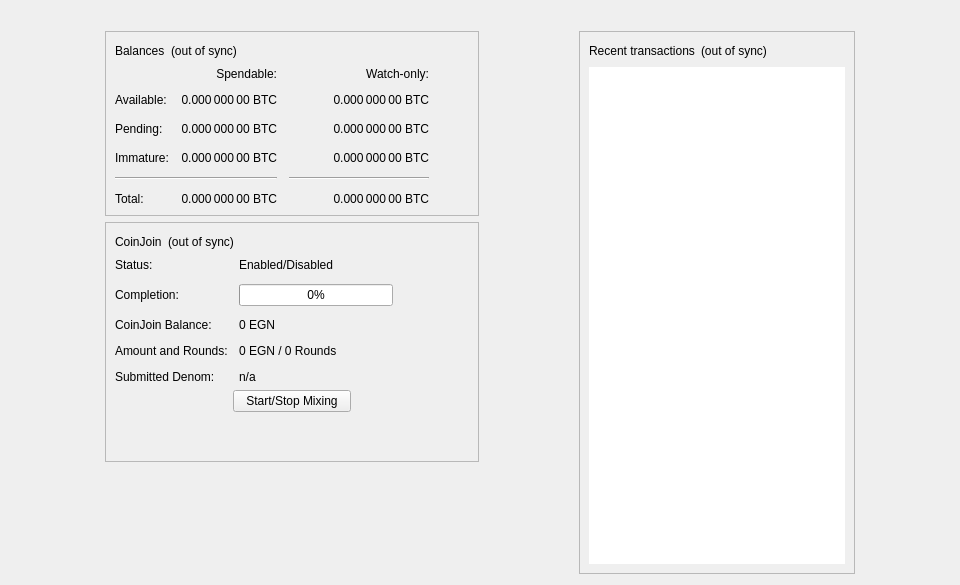
<?xml version="1.0" encoding="UTF-8"?>
<ui version="4.0">
 <class>OverviewPage</class>
 <widget class="QWidget" name="OverviewPage">
  <property name="geometry">
   <rect>
    <x>0</x>
    <y>0</y>
    <width>960</width>
    <height>585</height>
   </rect>
  </property>
  <property name="minimumSize">
   <size>
    <width>960</width>
    <height>0</height>
   </size>
  </property>
  <property name="windowTitle">
   <string>Form</string>
  </property>
  <layout class="QVBoxLayout" name="topLayout">
   <item>
    <widget class="QLabel" name="labelAlerts">
     <property name="visible">
      <bool>false</bool>
     </property>
     <property name="wordWrap">
      <bool>true</bool>
     </property>
     <property name="margin">
      <number>3</number>
     </property>
     <property name="textInteractionFlags">
      <set>Qt::TextSelectableByMouse</set>
     </property>
    </widget>
   </item>
   <item>
    <layout class="QHBoxLayout" name="horizontalLayout" stretch="1,0,1,0,1">
     <item>
      <spacer name="horizontalSpacerLeft">
       <property name="orientation">
        <enum>Qt::Horizontal</enum>
       </property>
       <property name="sizeType">
        <enum>QSizePolicy::Preferred</enum>
       </property>
       <property name="sizeHint" stdset="0">
        <size>
         <width>10</width>
         <height>20</height>
        </size>
       </property>
      </spacer>
     </item>
     <item>
      <layout class="QVBoxLayout" name="verticalLayout_2">
       <item>
        <widget class="QFrame" name="frame">
         <property name="frameShape">
          <enum>QFrame::StyledPanel</enum>
         </property>
         <property name="frameShadow">
          <enum>QFrame::Raised</enum>
         </property>
         <layout class="QVBoxLayout" name="verticalLayout_4">
          <item>
           <layout class="QHBoxLayout" name="horizontalLayout_4">
            <item>
             <widget class="QLabel" name="label_5">
              <property name="text">
               <string>Balances</string>
              </property>
             </widget>
            </item>
            <item>
             <widget class="QLabel" name="labelWalletStatus">
              <property name="toolTip">
               <string>The displayed information may be out of date. Your wallet automatically synchronizes with the EGamingCoin network after a connection is established, but this process has not completed yet.</string>
              </property>
              <property name="text">
               <string notr="true">(out of sync)</string>
              </property>
              <property name="alignment">
               <set>Qt::AlignLeading|Qt::AlignLeft|Qt::AlignVCenter</set>
              </property>
             </widget>
            </item>
            <item>
             <spacer name="horizontalSpacer_3">
              <property name="orientation">
               <enum>Qt::Horizontal</enum>
              </property>
              <property name="sizeHint" stdset="0">
               <size>
                <width>40</width>
                <height>20</height>
               </size>
              </property>
             </spacer>
            </item>
           </layout>
          </item>
          <item>
           <layout class="QGridLayout" name="gridLayout">
            <property name="spacing">
             <number>12</number>
            </property>
            <item row="2" column="2">
             <widget class="QLabel" name="labelWatchPending">
              <property name="cursor">
               <cursorShape>IBeamCursor</cursorShape>
              </property>
              <property name="toolTip">
               <string>Unconfirmed transactions to watch-only addresses</string>
              </property>
              <property name="text">
               <string notr="true">0.000 000 00 BTC</string>
              </property>
              <property name="alignment">
               <set>Qt::AlignRight|Qt::AlignTrailing|Qt::AlignVCenter</set>
              </property>
              <property name="textInteractionFlags">
               <set>Qt::LinksAccessibleByMouse|Qt::TextSelectableByKeyboard|Qt::TextSelectableByMouse</set>
              </property>
             </widget>
            </item>
            <item row="2" column="1">
             <widget class="QLabel" name="labelUnconfirmed">
              <property name="cursor">
               <cursorShape>IBeamCursor</cursorShape>
              </property>
              <property name="toolTip">
               <string>Total of transactions that have yet to be confirmed, and do not yet count toward the spendable balance</string>
              </property>
              <property name="text">
               <string notr="true">0.000 000 00 BTC</string>
              </property>
              <property name="alignment">
               <set>Qt::AlignRight|Qt::AlignTrailing|Qt::AlignVCenter</set>
              </property>
              <property name="textInteractionFlags">
               <set>Qt::LinksAccessibleByMouse|Qt::TextSelectableByKeyboard|Qt::TextSelectableByMouse</set>
              </property>
             </widget>
            </item>
            <item row="3" column="2">
             <widget class="QLabel" name="labelWatchImmature">
              <property name="cursor">
               <cursorShape>IBeamCursor</cursorShape>
              </property>
              <property name="toolTip">
               <string>Mined balance in watch-only addresses that has not yet matured</string>
              </property>
              <property name="text">
               <string notr="true">0.000 000 00 BTC</string>
              </property>
              <property name="alignment">
               <set>Qt::AlignRight|Qt::AlignTrailing|Qt::AlignVCenter</set>
              </property>
              <property name="textInteractionFlags">
               <set>Qt::LinksAccessibleByMouse|Qt::TextSelectableByKeyboard|Qt::TextSelectableByMouse</set>
              </property>
             </widget>
            </item>
            <item row="4" column="0" colspan="2">
             <widget class="Line" name="lineSpendableBalance">
              <property name="orientation">
               <enum>Qt::Horizontal</enum>
              </property>
             </widget>
            </item>
            <item row="4" column="2">
             <widget class="Line" name="lineWatchBalance">
              <property name="sizePolicy">
               <sizepolicy hsizetype="Preferred" vsizetype="Fixed">
                <horstretch>0</horstretch>
                <verstretch>0</verstretch>
               </sizepolicy>
              </property>
              <property name="minimumSize">
               <size>
                <width>140</width>
                <height>0</height>
               </size>
              </property>
              <property name="orientation">
               <enum>Qt::Horizontal</enum>
              </property>
             </widget>
            </item>
            <item row="5" column="0">
             <widget class="QLabel" name="labelTotalText">
              <property name="text">
               <string>Total:</string>
              </property>
             </widget>
            </item>
            <item row="3" column="1">
             <widget class="QLabel" name="labelImmature">
              <property name="cursor">
               <cursorShape>IBeamCursor</cursorShape>
              </property>
              <property name="toolTip">
               <string>Mined balance that has not yet matured</string>
              </property>
              <property name="text">
               <string notr="true">0.000 000 00 BTC</string>
              </property>
              <property name="alignment">
               <set>Qt::AlignRight|Qt::AlignTrailing|Qt::AlignVCenter</set>
              </property>
              <property name="textInteractionFlags">
               <set>Qt::LinksAccessibleByMouse|Qt::TextSelectableByKeyboard|Qt::TextSelectableByMouse</set>
              </property>
             </widget>
            </item>
            <item row="2" column="3">
             <spacer name="horizontalSpacer_2">
              <property name="orientation">
               <enum>Qt::Horizontal</enum>
              </property>
              <property name="sizeHint" stdset="0">
               <size>
                <width>40</width>
                <height>20</height>
               </size>
              </property>
             </spacer>
            </item>
            <item row="3" column="0">
             <widget class="QLabel" name="labelImmatureText">
              <property name="text">
               <string>Immature:</string>
              </property>
             </widget>
            </item>
            <item row="5" column="1">
             <widget class="QLabel" name="labelTotal">
              <property name="cursor">
               <cursorShape>IBeamCursor</cursorShape>
              </property>
              <property name="toolTip">
               <string>Your current total balance</string>
              </property>
              <property name="text">
               <string notr="true">0.000 000 00 BTC</string>
              </property>
              <property name="alignment">
               <set>Qt::AlignRight|Qt::AlignTrailing|Qt::AlignVCenter</set>
              </property>
              <property name="textInteractionFlags">
               <set>Qt::LinksAccessibleByMouse|Qt::TextSelectableByKeyboard|Qt::TextSelectableByMouse</set>
              </property>
             </widget>
            </item>
            <item row="5" column="2">
             <widget class="QLabel" name="labelWatchTotal">
              <property name="cursor">
               <cursorShape>IBeamCursor</cursorShape>
              </property>
              <property name="toolTip">
               <string>Current total balance in watch-only addresses</string>
              </property>
              <property name="text">
               <string notr="true">0.000 000 00 BTC</string>
              </property>
              <property name="alignment">
               <set>Qt::AlignRight|Qt::AlignTrailing|Qt::AlignVCenter</set>
              </property>
              <property name="textInteractionFlags">
               <set>Qt::LinksAccessibleByMouse|Qt::TextSelectableByKeyboard|Qt::TextSelectableByMouse</set>
              </property>
             </widget>
            </item>
            <item row="0" column="2">
             <widget class="QLabel" name="labelWatchonly">
              <property name="text">
               <string>Watch-only:</string>
              </property>
              <property name="alignment">
               <set>Qt::AlignRight|Qt::AlignTrailing|Qt::AlignVCenter</set>
              </property>
             </widget>
            </item>
            <item row="1" column="0">
             <widget class="QLabel" name="labelBalanceText">
              <property name="text">
               <string>Available:</string>
              </property>
             </widget>
            </item>
            <item row="1" column="1">
             <widget class="QLabel" name="labelBalance">
              <property name="cursor">
               <cursorShape>IBeamCursor</cursorShape>
              </property>
              <property name="toolTip">
               <string>Your current spendable balance</string>
              </property>
              <property name="text">
               <string notr="true">0.000 000 00 BTC</string>
              </property>
              <property name="alignment">
               <set>Qt::AlignRight|Qt::AlignTrailing|Qt::AlignVCenter</set>
              </property>
              <property name="textInteractionFlags">
               <set>Qt::LinksAccessibleByMouse|Qt::TextSelectableByKeyboard|Qt::TextSelectableByMouse</set>
              </property>
             </widget>
            </item>
            <item row="1" column="2">
             <widget class="QLabel" name="labelWatchAvailable">
              <property name="cursor">
               <cursorShape>IBeamCursor</cursorShape>
              </property>
              <property name="toolTip">
               <string>Your current balance in watch-only addresses</string>
              </property>
              <property name="text">
               <string notr="true">0.000 000 00 BTC</string>
              </property>
              <property name="alignment">
               <set>Qt::AlignRight|Qt::AlignTrailing|Qt::AlignVCenter</set>
              </property>
              <property name="textInteractionFlags">
               <set>Qt::LinksAccessibleByMouse|Qt::TextSelectableByKeyboard|Qt::TextSelectableByMouse</set>
              </property>
             </widget>
            </item>
            <item row="2" column="0">
             <widget class="QLabel" name="labelPendingText">
              <property name="text">
               <string>Pending:</string>
              </property>
             </widget>
            </item>
            <item row="0" column="1">
             <widget class="QLabel" name="labelSpendable">
              <property name="text">
               <string>Spendable:</string>
              </property>
              <property name="alignment">
               <set>Qt::AlignRight|Qt::AlignTrailing|Qt::AlignVCenter</set>
              </property>
             </widget>
            </item>
           </layout>
          </item>
         </layout>
        </widget>
       </item>
       <item>
        <widget class="QFrame" name="frameCoinJoin">
         <property name="layoutDirection">
          <enum>Qt::LeftToRight</enum>
         </property>
         <property name="frameShape">
          <enum>QFrame::StyledPanel</enum>
         </property>
         <property name="frameShadow">
          <enum>QFrame::Raised</enum>
         </property>
         <layout class="QVBoxLayout" name="VerticalLayout_PS1">
          <item>
           <layout class="QHBoxLayout" name="horizontalLayout_5">
            <item>
             <widget class="QLabel" name="labelCoinJoinHeader">
              <property name="text">
               <string notr="true">CoinJoin</string>
              </property>
             </widget>
            </item>
            <item>
             <widget class="QLabel" name="labelCoinJoinSyncStatus">
              <property name="toolTip">
               <string>The displayed information may be out of date. Your wallet automatically synchronizes with the EGamingCoin network after a connection is established, but this process has not completed yet.</string>
              </property>
              <property name="text">
               <string notr="true">(out of sync)</string>
              </property>
              <property name="alignment">
               <set>Qt::AlignLeading|Qt::AlignLeft|Qt::AlignVCenter</set>
              </property>
             </widget>
            </item>
            <item>
             <spacer name="horizontalSpacer_4">
              <property name="orientation">
               <enum>Qt::Horizontal</enum>
              </property>
              <property name="sizeHint" stdset="0">
               <size>
                <width>40</width>
                <height>20</height>
               </size>
              </property>
             </spacer>
            </item>
           </layout>
          </item>
          <item>
           <layout class="QFormLayout" name="coinJoinFormLayout">
            <property name="fieldGrowthPolicy">
             <enum>QFormLayout::AllNonFixedFieldsGrow</enum>
            </property>
            <property name="horizontalSpacing">
             <number>11</number>
            </property>
            <property name="verticalSpacing">
             <number>12</number>
            </property>
            <item row="0" column="0">
             <widget class="QLabel" name="labelCoinJoinEnabledText">
              <property name="text">
               <string>Status:</string>
              </property>
             </widget>
            </item>
            <item row="0" column="1">
             <widget class="QLabel" name="labelCoinJoinEnabled">
              <property name="text">
               <string>Enabled/Disabled</string>
              </property>
             </widget>
            </item>
            <item row="1" column="0">
             <widget class="QLabel" name="labelCompletitionText">
              <property name="text">
               <string>Completion:</string>
              </property>
             </widget>
            </item>
            <item row="1" column="1">
             <widget class="QProgressBar" name="coinJoinProgress">
              <property name="maximumSize">
               <size>
                <width>154</width>
                <height>16777215</height>
               </size>
              </property>
              <property name="value">
               <number>0</number>
              </property>
             </widget>
            </item>
            <item row="2" column="0">
             <widget class="QLabel" name="labelAnonymizedText">
              <property name="text">
               <string notr="true">CoinJoin Balance:</string>
              </property>
             </widget>
            </item>
            <item row="2" column="1">
             <widget class="QLabel" name="labelAnonymized">
              <property name="text">
               <string notr="true">0 EGN</string>
              </property>
             </widget>
            </item>
            <item row="3" column="0">
             <widget class="QLabel" name="labelAmountAndRoundsText">
              <property name="text">
               <string>Amount and Rounds:</string>
              </property>
             </widget>
            </item>
            <item row="3" column="1">
             <widget class="QLabel" name="labelAmountRounds">
              <property name="text">
               <string>0 EGN / 0 Rounds</string>
              </property>
             </widget>
            </item>
            <item row="4" column="0">
             <widget class="QLabel" name="labelSubmittedDenomText">
              <property name="text">
               <string>Submitted Denom:</string>
              </property>
             </widget>
            </item>
            <item row="4" column="1">
             <widget class="QLabel" name="labelSubmittedDenom">
              <property name="toolTip">
               <string>The denominations you submitted to the Masternode.&lt;br&gt;To mix, other users must submit the exact same denominations.</string>
              </property>
              <property name="text">
               <string>n/a</string>
              </property>
              <property name="wordWrap">
               <bool>true</bool>
              </property>
             </widget>
            </item>
           </layout>
          </item>
          <item>
           <layout class="QVBoxLayout" name="VerticalLayout_PS">
            <item>
             <layout class="QHBoxLayout" name="horizontalLayout_3">
              <property name="topMargin">
               <number>0</number>
              </property>
              <item>
               <spacer name="horizontalSpacer_5">
                <property name="orientation">
                 <enum>Qt::Horizontal</enum>
                </property>
                <property name="sizeHint" stdset="0">
                 <size>
                  <width>40</width>
                  <height>20</height>
                 </size>
                </property>
               </spacer>
              </item>
              <item>
               <widget class="QPushButton" name="toggleCoinJoin">
                <property name="sizePolicy">
                 <sizepolicy hsizetype="MinimumExpanding" vsizetype="Fixed">
                  <horstretch>0</horstretch>
                  <verstretch>0</verstretch>
                 </sizepolicy>
                </property>
                <property name="text">
                 <string>Start/Stop Mixing</string>
                </property>
               </widget>
              </item>
              <item>
               <spacer name="horizontalSpacer_6">
                <property name="orientation">
                 <enum>Qt::Horizontal</enum>
                </property>
                <property name="sizeHint" stdset="0">
                 <size>
                  <width>40</width>
                  <height>20</height>
                 </size>
                </property>
               </spacer>
              </item>
             </layout>
            </item>
            <item>
             <spacer name="verticalSpacer_3">
              <property name="orientation">
               <enum>Qt::Vertical</enum>
              </property>
              <property name="sizeHint" stdset="0">
               <size>
                <width>20</width>
                <height>40</height>
               </size>
              </property>
             </spacer>
            </item>
           </layout>
          </item>
         </layout>
        </widget>
       </item>
       <item>
        <spacer name="verticalSpacer">
         <property name="orientation">
          <enum>Qt::Vertical</enum>
         </property>
         <property name="sizeHint" stdset="0">
          <size>
           <width>20</width>
           <height>40</height>
          </size>
         </property>
        </spacer>
       </item>
      </layout>
     </item>
     <item>
      <spacer name="horizontalSpacerCenter">
       <property name="orientation">
        <enum>Qt::Horizontal</enum>
       </property>
       <property name="sizeHint" stdset="0">
        <size>
         <width>10</width>
         <height>20</height>
        </size>
       </property>
      </spacer>
     </item>
     <item>
      <layout class="QVBoxLayout" name="verticalLayout_3">
       <item>
        <widget class="QFrame" name="frame_2">
         <property name="frameShape">
          <enum>QFrame::StyledPanel</enum>
         </property>
         <property name="frameShadow">
          <enum>QFrame::Raised</enum>
         </property>
         <layout class="QVBoxLayout" name="verticalLayout">
          <item>
           <layout class="QHBoxLayout" name="horizontalLayout_2">
            <item>
             <widget class="QLabel" name="label_4">
              <property name="text">
               <string>Recent transactions</string>
              </property>
             </widget>
            </item>
            <item>
             <widget class="QLabel" name="labelTransactionsStatus">
              <property name="toolTip">
               <string>The displayed information may be out of date. Your wallet automatically synchronizes with the EGamingCoin network after a connection is established, but this process has not completed yet.</string>
              </property>
              <property name="text">
               <string notr="true">(out of sync)</string>
              </property>
              <property name="alignment">
               <set>Qt::AlignLeading|Qt::AlignLeft|Qt::AlignVCenter</set>
              </property>
             </widget>
            </item>
            <item>
             <spacer name="horizontalSpacer">
              <property name="orientation">
               <enum>Qt::Horizontal</enum>
              </property>
              <property name="sizeHint" stdset="0">
               <size>
                <width>40</width>
                <height>20</height>
               </size>
              </property>
             </spacer>
            </item>
           </layout>
          </item>
          <item>
           <widget class="QListView" name="listTransactions">
            <property name="frameShape">
             <enum>QFrame::NoFrame</enum>
            </property>
            <property name="verticalScrollBarPolicy">
             <enum>Qt::ScrollBarAlwaysOff</enum>
            </property>
            <property name="horizontalScrollBarPolicy">
             <enum>Qt::ScrollBarAlwaysOff</enum>
            </property>
            <property name="selectionMode">
             <enum>QAbstractItemView::NoSelection</enum>
            </property>
           </widget>
          </item>
         </layout>
        </widget>
       </item>
      </layout>
     </item>
     <item>
      <spacer name="horizontalSpacerRight">
       <property name="orientation">
        <enum>Qt::Horizontal</enum>
       </property>
       <property name="sizeType">
        <enum>QSizePolicy::Preferred</enum>
       </property>
       <property name="sizeHint" stdset="0">
        <size>
         <width>10</width>
         <height>20</height>
        </size>
       </property>
      </spacer>
     </item>
    </layout>
   </item>
  </layout>
 </widget>
 <resources/>
 <connections/>
</ui>
